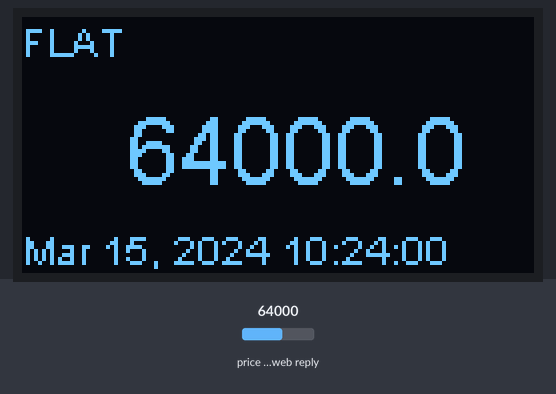
Recording of a sketch running on a simulated ESP32. Shown: 128×64 one-colour display. The test bench sets the inputs (shaded band); at power-on: price in the web reply 64000. WiFi joins after 1.5 s; servers stay silent unless stated; web services answer with replies made up by the test bench; what the sketch prints to the serial monitor is not drawn.

Above: at 3.0 s.

The sketch:

BitcoinTicker.ino
```cpp
// Modified from the code by https://github.com/openhardwarelabs/bitcoin-ticker
// Maker Store http://www.makerstore.com.au
//

// Libraries
#include <ArduinoJson.h>
#include <Wire.h>
#include "SSD1306.h"

#include <WiFi.h>
#include <WiFiMulti.h>
WiFiMulti wifiMulti;

// Pins
#define SDA 5
#define SCL 4
#define I2C 0x3c

// Create display
SSD1306 display(I2C, SDA, SCL);

// Previous Bitcoin value & threshold
float previousValue = 0.0;
float threshold = 0.05;
String level = "FLAT";

// API server
const char* host = "api.coindesk.com";

void setup() {

  // Serial
  Serial.begin(115200);
  delay(10);

  // Initialize display
  display.init();
  display.flipScreenVertically();
  display.clear();
  display.display();

  // We start by connecting to a WiFi network
  wifiMulti.addAP("SSID", "WIFI PW");

  display.setLogBuffer(5, 30);
  display.println("Connecting Wifi...");
  display.drawLogBuffer(0, 0);
  display.display();

  if (wifiMulti.run() == WL_CONNECTED) {
    display.println("WiFi connected");
    display.println("IP address: ");
    display.println(WiFi.localIP());
    display.drawLogBuffer(0, 0);
    display.display();
  }

  if (wifiMulti.run() != WL_CONNECTED) {
    display.println("WiFi not connected!");
    display.clear();
    display.drawLogBuffer(0, 0);
    display.display();
    delay(1000);
  }

}

void loop() {

  // Connect to API
  Serial.print("connecting to ");
  Serial.println(host);

  // Use WiFiClient class to create TCP connections
  WiFiClient client;
  const int httpPort = 80;
  if (!client.connect(host, httpPort)) {
    Serial.println("connection failed");
    return;
  }

  // We now create a URI for the request
  String url = "/v1/bpi/currentprice.json";

  Serial.print("Requesting URL: ");
  Serial.println(url);

  // This will send the request to the server
  client.print(String("GET ") + url + " HTTP/1.1\r\n" +
               "Host: " + host + "\r\n" +
               "Connection: close\r\n\r\n");
  delay(100);

  // Read all the lines of the reply from server and print them to Serial
  String answer;
  while (client.available()) {
    String line = client.readStringUntil('\r');
    answer += line;
  }

  client.stop();
  Serial.println();
  Serial.println("closing connection");

  // Process answer
  // Serial.println();
  // Serial.println("Answer: ");
  // Serial.println(answer);

  // Convert to JSON
  String jsonAnswer;
  int jsonIndex;

  for (int i = 0; i < answer.length(); i++) {
    if (answer[i] == '{') {
      jsonIndex = i;
      break;
    }
  }

  // Get JSON data
  jsonAnswer = answer.substring(jsonIndex);
  //  Serial.println();
  // Serial.println("JSON answer: ");
  // Serial.println(jsonAnswer);
  jsonAnswer.trim();

  // Get rate as float
  int rateIndex = jsonAnswer.indexOf("rate_float");
  String priceString = jsonAnswer.substring(rateIndex + 12, rateIndex + 19);
  priceString.trim();
  float price = priceString.toFloat();

  //SAB Get update time
  int updatedIndex = jsonAnswer.indexOf("updated");
  String updatedString = jsonAnswer.substring(updatedIndex + 10, updatedIndex + 31);
  updatedString.trim();
  //  float price = priceString.toFloat();

  // Init previous value
  if (previousValue == 0.0) {
    previousValue = price;
    level = "FLAT";
  }

  // Alert down ?
  if (price < (previousValue - threshold)) {
    level = "DOWN";
  }

  // Alert up ?
  if (price > (previousValue + threshold)) {
    level = "UP";
  }

  // Print price
  Serial.println();
  Serial.println("Bitcoin price: ");
  Serial.println(price);
  Serial.println("Time: ");
  Serial.println(updatedString);
  Serial.println("Level: ");
  Serial.println(level);

  // Display on OLED
  if (price != 0) {
    display.clear();
    display.setFont(ArialMT_Plain_10);
    display.drawString(0, 0, level);
    display.setFont(ArialMT_Plain_24);
    display.drawString(26, 20, priceString);
    display.setFont(ArialMT_Plain_10);
    display.drawString(0, 52, updatedString);

    display.display();

  }

  // Store value
  previousValue = price;

  // Wait 65 seconds
  delay(65000);
}
```
